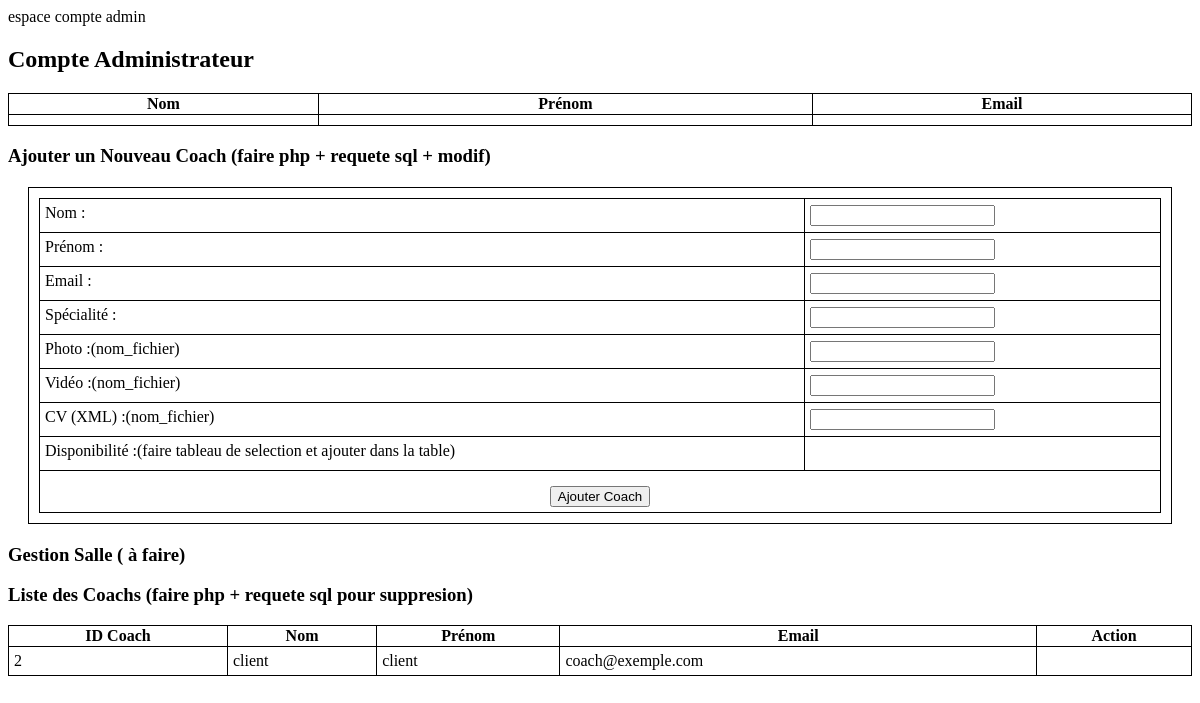
/ACCOUNT_admin.php, run on an earlier commit of the app's database.
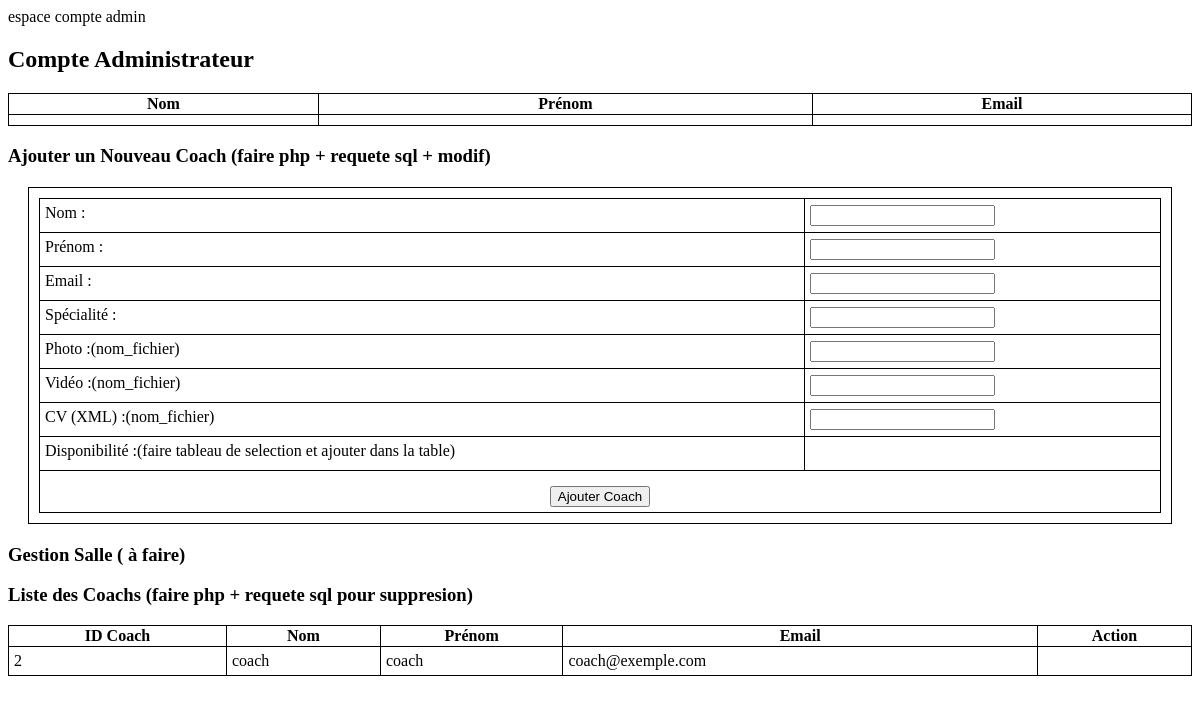
And on a later commit of the database.
### tables this page shows
CREATE TABLE coach (
                       id_coach INT PRIMARY KEY AUTO_INCREMENT,
                       nom VARCHAR(50) NOT NULL,
                       prenom VARCHAR(50) NOT NULL,
                       email VARCHAR(100) UNIQUE NOT NULL,
                       specialite VARCHAR(100) NOT NULL,
                       photo VARCHAR(50),
                       video VARCHAR(50),
                       cv VARCHAR(50)
);

### ACCOUNT_admin.php (the view)
<link href="ACCOUNT.css" rel="stylesheet" type="text/css"/>
<div id="section">
    <p>espace compte admin</p>
    <?php
    echo "<h2>Compte Administrateur</h2>";
    echo "<table border='1'>";
    echo "<tr>";
    echo "<th>Nom</th>";
    echo "<th>Prénom</th>";
    echo "<th>Email</th>";
    echo "</tr>";
    echo "<tr>";
    echo "<td>" . (isset($_SESSION['nom']) ? $_SESSION['nom'] : '') . "</td>";
    echo "<td>" . (isset($_SESSION['prenom']) ? $_SESSION['prenom'] : '') . "</td>";
    echo "<td>" . (isset($_SESSION['email']) ? $_SESSION['email'] : '') . "</td>";
    echo "</tr>";
    echo "</table>";
    ?>
    <h3>Ajouter un Nouveau Coach (faire php + requete sql + modif)</h3>
    <form method="post" action="ajouter_coach.php" enctype="multipart/form-data">
        <table>
            <tr>
                <td><label for="nom_coach">Nom :</label></td>
                <td><input type="text" id="nom_coach" name="nom_coach" required></td>
            </tr>
            <tr>
                <td><label for="prenom_coach">Prénom :</label></td>
                <td><input type="text" id="prenom_coach" name="prenom_coach" required></td>
            </tr>
            <tr>
                <td><label for="email_coach">Email :</label></td>
                <td><input type="email" id="email_coach" name="email_coach" required></td>
            </tr>
            <tr>
                <td><label for="specialite_coach">Spécialité :</label></td>
                <td><input type="text" id="specialite_coach" name="specialite_coach" required></td>
            </tr>
            <tr>
                <td><label for="photo_coach">Photo :(nom_fichier)</label></td>
                <td><input type="text" id="photo_coach" name="photo_coach" </td>
            </tr>
            <tr>
                <td><label for="video_coach">Vidéo :(nom_fichier)</label></td>
                <td><input type="text" id="video_coach" name="video_coach" </td>
            </tr>
            <tr>
                <td><label for="cv_coach">CV (XML) :(nom_fichier)</label></td>
                <td><input type="text" id="cv_coach" name="cv_coach"</td>
            </tr>
            <tr>
                <td><label for="disponibilite_coach">Disponibilité :(faire tableau de selection et ajouter dans la table)</label></td>
            </tr>
            <tr>
                <td colspan="2" style="text-align: center;"><input type="submit" value="Ajouter Coach"></td>
            </tr>
        </table>
    </form>
    <h3>Gestion Salle ( à faire)  </h3>
    <h3>Liste des Coachs (faire php + requete sql pour suppresion) </h3>
    <table border="1">
        <tr>
            <th>ID Coach</th>
            <th>Nom</th>
            <th>Prénom</th>
            <th>Email</th>
            <th>Action</th>
        </tr>
        <?php
        $database = "Sportify";
        $db_handle = mysqli_connect('localhost', 'root', '');
        $db_found = mysqli_select_db($db_handle, $database);
        if ($db_found) {
            $query = "SELECT * FROM coach";
            $result = mysqli_query($db_handle, $query);
            while ($row = mysqli_fetch_assoc($result)) {
                echo "<tr>";
                echo "<td>" . $row['id_coach'] . "</td>";
                echo "<td>" . $row['nom'] . "</td>";
                echo "<td>" . $row['prenom'] . "</td>";
                echo "<td>" . $row['email'] . "</td>";
                echo "</tr>";
            }
        }
        ?>
    </table>
</div>

### ACCOUNT.css (style rules this page uses)
form { border: 1px solid black; padding: 10px; margin: 20px; }
table { border: 1px solid black; width: 100%; border-collapse: collapse; }
td { border: 1px solid black; padding: 5px; }
label { display: block; margin-bottom: 5px; }
input[type="submit"] { margin-top: 10px; }

What changed in the data, as far as the page shows it:
changed coach "coach@exemple.com": nom "client" → "coach"; prenom "client" → "coach"
